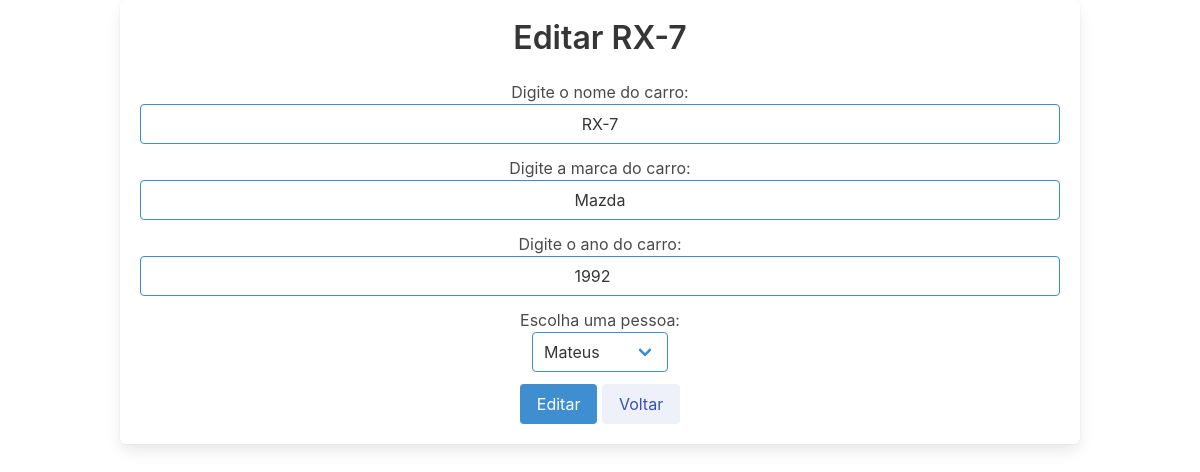
/Site/editarCarro.php?id=5, run on the app's committed database.
### tables this page shows
CREATE TABLE `carros` (
  `id` int(11) NOT NULL,
  `nome` varchar(255) NOT NULL,
  `marca` varchar(255) NOT NULL,
  `ano` year(4) NOT NULL,
  `idPessoa` int(11) NOT NULL
);

### Site/model/Carro.php (called while the page is built, shortened)
<?php
class Carro
{
    public static function getOne($id)
    {
        try {
            $conexao = Conexao::getConexao();
            $stmt = $conexao->prepare("SELECT * FROM carros WHERE id=?");
            $stmt->execute([$id]);
            return $stmt->fetchAll();
        } catch (Exception $e) {
            echo $e->getMessage();
            die;
        }
    }
}

### Site/model/Pessoa.php (called while the page is built, shortened)
<?php
class Pessoa
{
    public static function getAll()
    {
        try {
            $conexao = Conexao::getConexao();
            $stmt = $conexao->prepare("SELECT * FROM pessoas ORDER BY id");
            $stmt->execute();
            return $stmt->fetchAll();
        } catch (Exception $e) {
            echo $e->getMessage();
            die;
        }
    }
}

### Site/editarCarro.php (the view, shortened to what this page needs)
<!DOCTYPE html>
<html lang="pt-BR">
<head>
    <?php require_once(__DIR__ . "/parts/headerLink.php"); ?>
</head>
<body>
    <?php
    require_once(__DIR__ . "/model/Carro.php");
    try {
        $carro = Carro::getOne($_GET["id"]);
    } catch (Exception $e) {
        echo "<p>" . $e->getMessage() . "</p>";
        die;
    }
    ?>
    <div class="container">
        <div class="box has-text-centered">
            <h2 class="title">Editar <?= $carro[0]["nome"] ?></h2>
            <form method="POST" action="editarCarro.php?id=<?= $carro[0]["id"] ?>">
                <div class="field">
                    <p>Digite o nome do carro:</p>
                    <input class="input is-info has-text-centered" type="text" name="nome" value="<?= $carro[0]["nome"] ?>" required placeholder="Digite o nome do carro">
                </div>
                <div class="field">
                    <p>Digite a marca do carro:</p>
                    <input class="input is-info has-text-centered" type="text" name="marca" value="<?= $carro[0]["marca"] ?>" required placeholder="Digite a marca do carro">
                </div>
                <div class="field">
                    <p>Digite o ano do carro:</p>
                    <input class="input is-info has-text-centered" type="number" name="ano" value="<?= $carro[0]["ano"] ?>" required min="1900" max="2023">
                </div>
                <div class="field">
                    <p><label for="idPessoa">Escolha uma pessoa:</label></p>
                    <div class="select is-info">
                        <select name="idPessoa" id="idPessoa">
                        <?php
                            require_once(__DIR__ . "/model/Pessoa.php");
                            $listaPessoas = Pessoa::getAll();
                            foreach ($listaPessoas as $pessoa) {
                                if($carro[0]["idPessoa"] != $pessoa["id"])
                                    echo "<option value='" . $pessoa["id"] . "'>" . $pessoa["nome"] . "</option>";
                                else
                                    echo "<option value='" . $pessoa["id"] . "'selected>" . $pessoa["nome"] . "</option>";
                            }
                        ?>
                        </select>
                    </div>
                </div>
                <button class="button is-info">Editar</button>
                <a class="button is-link is-light" href=carros.php>Voltar</a>
            </form>
        </div>
    </div>
</body>
</html>

### data on the page
carros: nome "RX-7", marca "Mazda", ano "1992"

### other printed values
form field idPessoa "Mateus"
